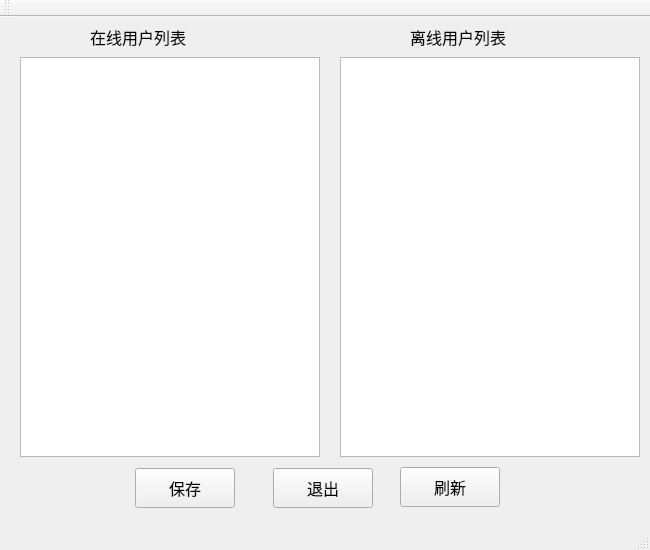
<?xml version="1.0" encoding="UTF-8"?>
<ui version="4.0">
 <class>MainWindow</class>
 <widget class="QMainWindow" name="MainWindow">
  <property name="geometry">
   <rect>
    <x>0</x>
    <y>0</y>
    <width>650</width>
    <height>550</height>
   </rect>
  </property>
  <property name="minimumSize">
   <size>
    <width>650</width>
    <height>550</height>
   </size>
  </property>
  <property name="maximumSize">
   <size>
    <width>650</width>
    <height>550</height>
   </size>
  </property>
  <property name="windowTitle">
   <string>MainWindow</string>
  </property>
  <widget class="QWidget" name="centralWidget">
   <widget class="QPushButton" name="btn_exit">
    <property name="geometry">
     <rect>
      <x>273</x>
      <y>451</y>
      <width>100</width>
      <height>40</height>
     </rect>
    </property>
    <property name="minimumSize">
     <size>
      <width>100</width>
      <height>40</height>
     </size>
    </property>
    <property name="maximumSize">
     <size>
      <width>100</width>
      <height>40</height>
     </size>
    </property>
    <property name="font">
     <font>
      <pointsize>12</pointsize>
     </font>
    </property>
    <property name="text">
     <string>退出</string>
    </property>
   </widget>
   <widget class="QPushButton" name="btn_save">
    <property name="geometry">
     <rect>
      <x>135</x>
      <y>451</y>
      <width>100</width>
      <height>40</height>
     </rect>
    </property>
    <property name="minimumSize">
     <size>
      <width>100</width>
      <height>40</height>
     </size>
    </property>
    <property name="maximumSize">
     <size>
      <width>100</width>
      <height>40</height>
     </size>
    </property>
    <property name="font">
     <font>
      <pointsize>12</pointsize>
     </font>
    </property>
    <property name="text">
     <string>保存</string>
    </property>
   </widget>
   <widget class="QListWidget" name="list_online">
    <property name="geometry">
     <rect>
      <x>20</x>
      <y>40</y>
      <width>300</width>
      <height>400</height>
     </rect>
    </property>
    <property name="minimumSize">
     <size>
      <width>300</width>
      <height>400</height>
     </size>
    </property>
    <property name="maximumSize">
     <size>
      <width>16777215</width>
      <height>400</height>
     </size>
    </property>
   </widget>
   <widget class="QPushButton" name="btn_update">
    <property name="geometry">
     <rect>
      <x>400</x>
      <y>450</y>
      <width>100</width>
      <height>40</height>
     </rect>
    </property>
    <property name="minimumSize">
     <size>
      <width>100</width>
      <height>40</height>
     </size>
    </property>
    <property name="maximumSize">
     <size>
      <width>100</width>
      <height>40</height>
     </size>
    </property>
    <property name="font">
     <font>
      <pointsize>12</pointsize>
     </font>
    </property>
    <property name="text">
     <string>刷新</string>
    </property>
   </widget>
   <widget class="QListWidget" name="list_off">
    <property name="geometry">
     <rect>
      <x>340</x>
      <y>40</y>
      <width>300</width>
      <height>400</height>
     </rect>
    </property>
    <property name="minimumSize">
     <size>
      <width>300</width>
      <height>400</height>
     </size>
    </property>
    <property name="maximumSize">
     <size>
      <width>16777215</width>
      <height>400</height>
     </size>
    </property>
   </widget>
   <widget class="QLabel" name="label">
    <property name="geometry">
     <rect>
      <x>90</x>
      <y>0</y>
      <width>160</width>
      <height>40</height>
     </rect>
    </property>
    <property name="minimumSize">
     <size>
      <width>160</width>
      <height>40</height>
     </size>
    </property>
    <property name="maximumSize">
     <size>
      <width>100</width>
      <height>40</height>
     </size>
    </property>
    <property name="font">
     <font>
      <pointsize>12</pointsize>
     </font>
    </property>
    <property name="text">
     <string>在线用户列表</string>
    </property>
   </widget>
   <widget class="QLabel" name="label_2">
    <property name="geometry">
     <rect>
      <x>410</x>
      <y>0</y>
      <width>160</width>
      <height>40</height>
     </rect>
    </property>
    <property name="minimumSize">
     <size>
      <width>160</width>
      <height>40</height>
     </size>
    </property>
    <property name="maximumSize">
     <size>
      <width>100</width>
      <height>40</height>
     </size>
    </property>
    <property name="font">
     <font>
      <pointsize>12</pointsize>
     </font>
    </property>
    <property name="text">
     <string>离线用户列表</string>
    </property>
   </widget>
  </widget>
  <widget class="QMenuBar" name="menuBar">
   <property name="geometry">
    <rect>
     <x>0</x>
     <y>0</y>
     <width>650</width>
     <height>17</height>
    </rect>
   </property>
  </widget>
  <widget class="QToolBar" name="mainToolBar">
   <attribute name="toolBarArea">
    <enum>TopToolBarArea</enum>
   </attribute>
   <attribute name="toolBarBreak">
    <bool>false</bool>
   </attribute>
  </widget>
  <widget class="QStatusBar" name="statusBar"/>
 </widget>
 <layoutdefault spacing="6" margin="11"/>
 <resources/>
 <connections/>
</ui>
